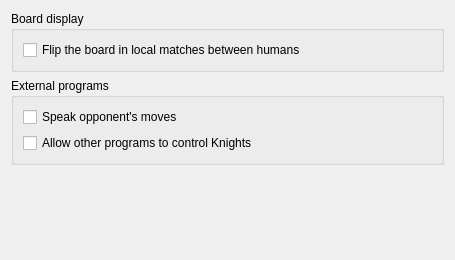
<?xml version="1.0" encoding="UTF-8"?>
<ui version="4.0">
 <class>prefs_access</class>
 <widget class="QWidget" name="prefs_access">
  <property name="geometry">
   <rect>
    <x>0</x>
    <y>0</y>
    <width>455</width>
    <height>260</height>
   </rect>
  </property>
  <layout class="QVBoxLayout" name="verticalLayout">
   <item>
    <widget class="QGroupBox" name="display_box">
     <property name="title">
      <string>Board display</string>
     </property>
     <layout class="QVBoxLayout" name="verticalLayout_3">
      <item>
       <widget class="QCheckBox" name="kcfg_flipBoard">
        <property name="text">
         <string>Flip the board in local matches between humans</string>
        </property>
       </widget>
      </item>
     </layout>
    </widget>
   </item>
   <item>
    <widget class="QGroupBox" name="external_box">
     <property name="title">
      <string>External programs</string>
     </property>
     <layout class="QVBoxLayout" name="verticalLayout_2">
      <item>
       <widget class="QCheckBox" name="kcfg_speakOpponentsMoves">
        <property name="text">
         <string>Speak opponent's moves</string>
        </property>
       </widget>
      </item>
      <item>
       <widget class="QCheckBox" name="kcfg_allowExternalControl">
        <property name="text">
         <string>Allow other programs to control Knights</string>
        </property>
       </widget>
      </item>
     </layout>
    </widget>
   </item>
   <item>
    <spacer name="verticalSpacer">
     <property name="orientation">
      <enum>Qt::Vertical</enum>
     </property>
     <property name="sizeHint" stdset="0">
      <size>
       <width>20</width>
       <height>40</height>
      </size>
     </property>
    </spacer>
   </item>
  </layout>
 </widget>
 <resources/>
 <connections/>
</ui>
